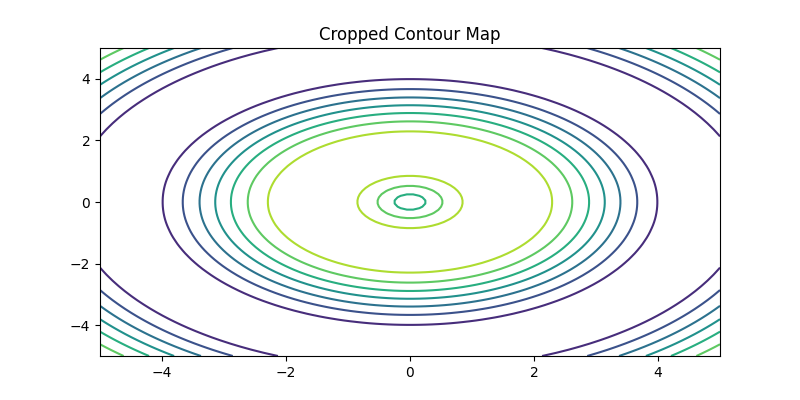

This chart was generated by the following Python code:
import numpy as np
import matplotlib.pyplot as plt
plt.rcParams['figure.figsize'] = [8, 4]
# Create sample data for the contour plot
x = np.linspace(-5, 5, 100)
y = np.linspace(-5, 5, 100)
X, Y = np.meshgrid(x, y)
Z = np.sin(np.sqrt(X**2 + Y**2))

# Create the contour plot
plt.contour(X, Y, Z)

# Set limits to crop the map
# plt.xlim(-3, 3)  # Crop the x-axis
# plt.ylim(-3, 3)  # Crop the y-axis

plt.title('Cropped Contour Map')
plt.savefig('test.png')
